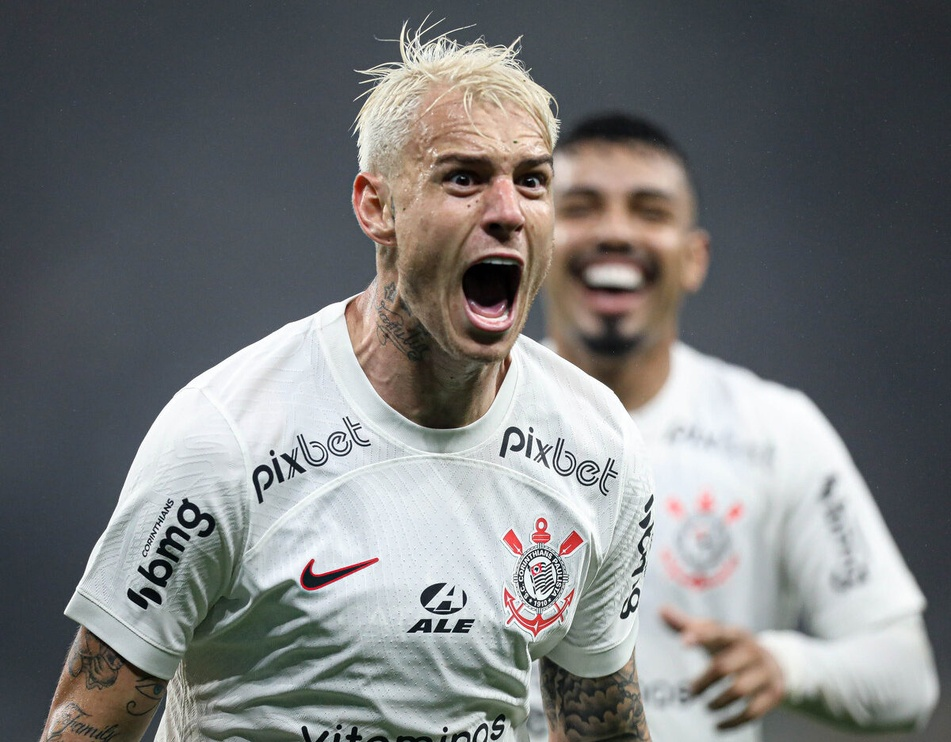
#> input picture HaarCascade/roger.jpg, 951 x 742 px, shrunk from 1200 x 936 before the run, found by its file name
$ python DeteccaoDeObjetos.py
#> lines starting #> are read from the running program, lines starting #| are printed output that depends on the picture; after the words box and inside, x2 and y2 are one past the last pixel; in counts of white or black regions, pixels touching at a corner belong together
import numpy as np
import cv2 as cv

cascadeFace = cv.CascadeClassifier("./HaarCascade/frontalface.xml")
print("Arquivo cascade", cascadeFace)
imagemOriginal = cv.imread("./HaarCascade/roger.jpg")
#> imagemOriginal is the input picture: shape (742, 951, 3); mean B, G, R 121.9, 121.6, 120.4

imagem = cv.cvtColor(imagemOriginal, cv.COLOR_BGR2GRAY)
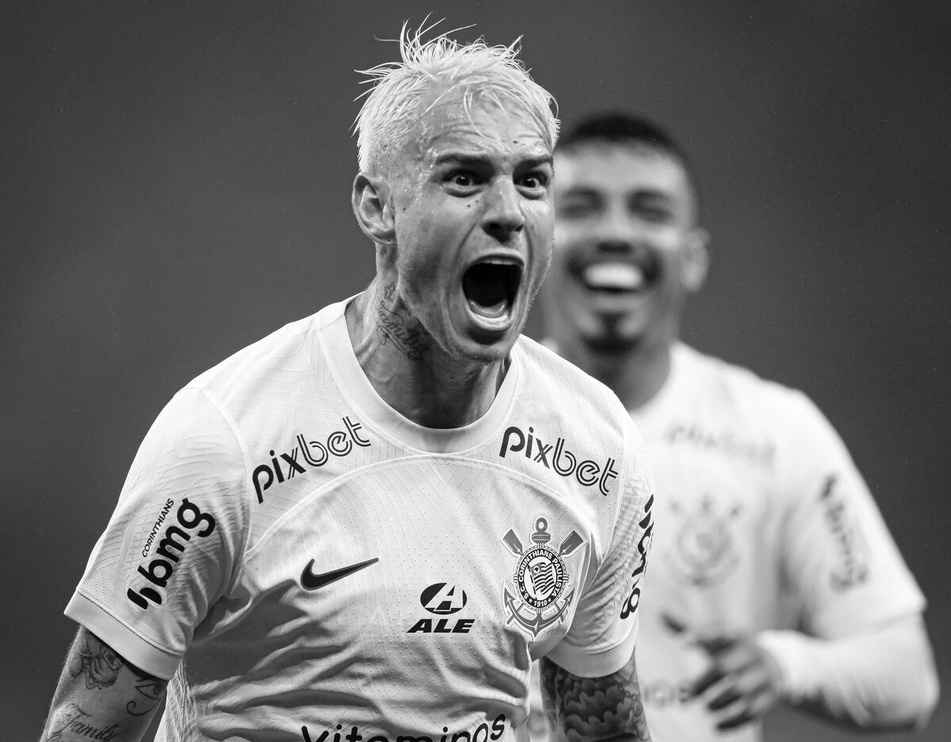
#> imagem: shape (742, 951); min 0, max 255, mean 121.3

#image  	  Imagem em tons de cinza.
#scaleFactor  	  Fator de escala para redução da imagem.
#minNeighbors  	  Quantidade mínima de vizinhos.
#minSize  	  Tamanho mínimo do retângulo que demarca o objeto.

faces = cascadeFace.detectMultiScale(imagem, scaleFactor=1.3, minNeighbors=7, minSize=(30, 30))
#> faces = [[417, 108, 176, 176], [527, 137, 181, 181]]

#desenho do Retangulo nas faces detectadas
for(x,y,w,h) in faces:
    cv.rectangle(imagemOriginal, (x,y), (x+w, y+h), (000, 255, 0), 2)
#> this loop made 2 passes
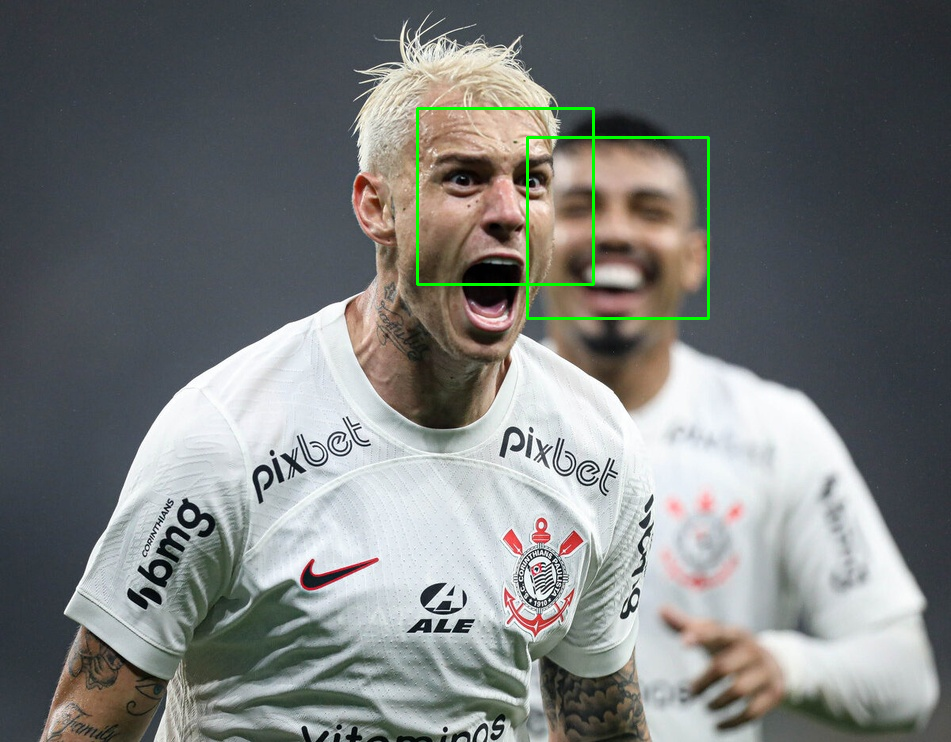
#> imagemOriginal: shape (742, 951, 3); 0.6% of pixels changed, all inside (x1, y1, x2, y2) = (416, 107, 710, 320)

#Exibindo o total de faces encontradas pelo algoritmo
print(len(faces))
#| 2


cv.imshow("Resultado", imagemOriginal)
cv.waitKey(0)
cv.destroyAllWindows()

$ run again, with HaarCascade/jogadores.jpg copied over HaarCascade/roger.jpg
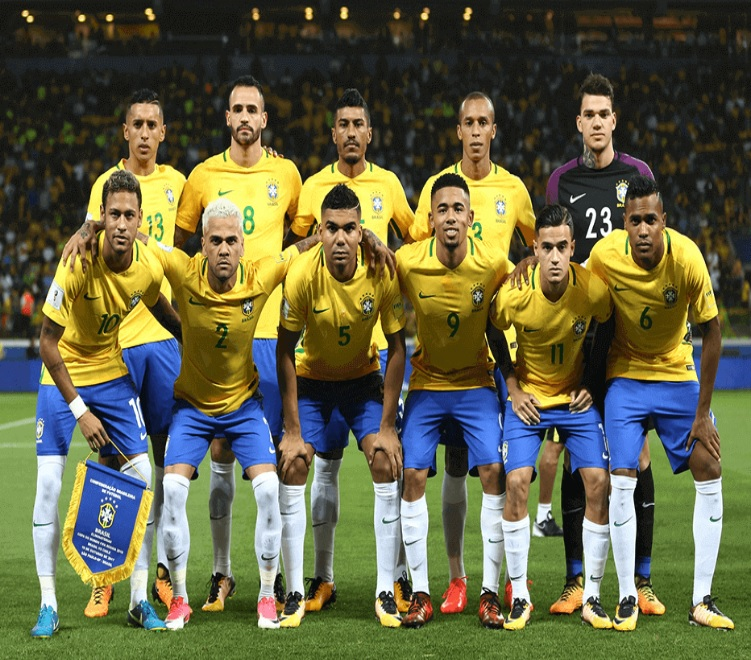
#> input picture HaarCascade/jogadores.jpg, 751 x 660 px, found by its file name
#> imagemOriginal is the input picture: shape (660, 751, 3); mean B, G, R 69.4, 100.2, 100.4
#> `imagem = cv.cvtColor(imagemOriginal, cv.COLOR_BGR2GRAY)`:
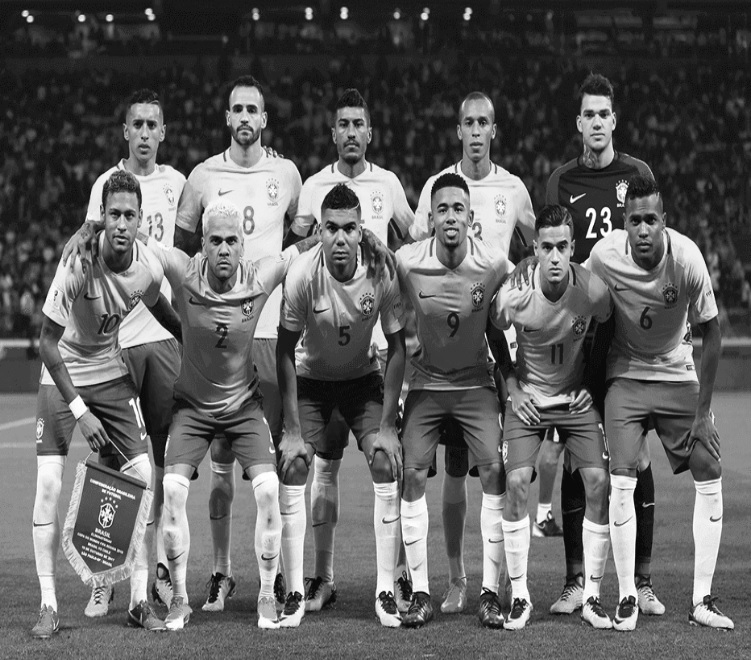
#> imagem: shape (660, 751); min 4, max 255, mean 96.7
#> faces = [[217, 88, 56, 56], [570, 94, 54, 54], [447, 100, 58, 58], [116, 102, 58, 58], [325, 104, 53, 53], [424, 188, 55, 55], [95, 194, 55, 55], [195, 219, 57, 57], [528, 226, 53, 53], [615, 199, 58, 58], [311, 206, 59, 59]]
#> the loop `for(x,y,w,h) in faces:` made 11 passes
#> after the loop `for(x,y,w,h) in faces:`:
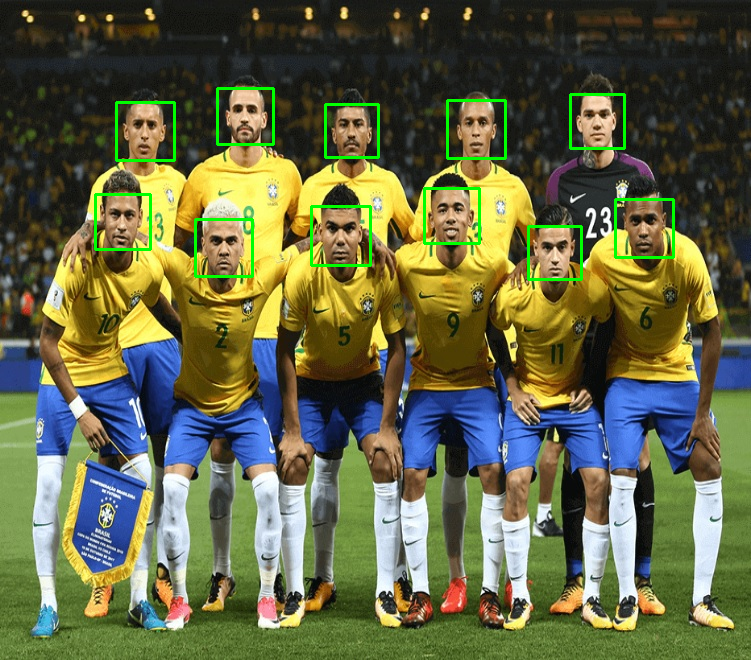
#> imagemOriginal: shape (660, 751, 3); 1.48% of pixels changed, all inside (x1, y1, x2, y2) = (94, 87, 675, 281)
#| 11
